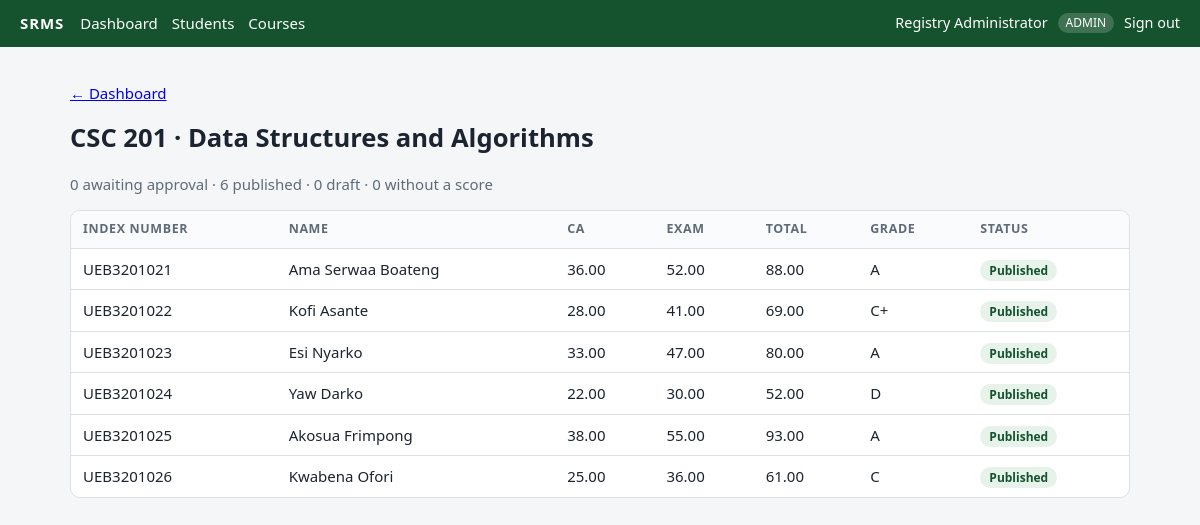
/index.php?r=admin/review&course=1 (signed in), run on the app's committed database.
### tables this page shows
CREATE TABLE courses (
    id            INT UNSIGNED AUTO_INCREMENT PRIMARY KEY,
    code          VARCHAR(15)  NOT NULL UNIQUE,
    title         VARCHAR(150) NOT NULL,
    credit_hours  TINYINT      NOT NULL,
    semester      TINYINT      NOT NULL,
    academic_year VARCHAR(9)   NOT NULL,
    lecturer_id   INT UNSIGNED NULL,
    CONSTRAINT fk_courses_lecturer FOREIGN KEY (lecturer_id) REFERENCES users(id) ON DELETE SET NULL
);

CREATE TABLE enrollments (
    id         INT UNSIGNED AUTO_INCREMENT PRIMARY KEY,
    student_id INT UNSIGNED NOT NULL,
    course_id  INT UNSIGNED NOT NULL,
    UNIQUE KEY uq_enrollment (student_id, course_id),
    CONSTRAINT fk_enr_student FOREIGN KEY (student_id) REFERENCES students(id) ON DELETE CASCADE,
    CONSTRAINT fk_enr_course  FOREIGN KEY (course_id)  REFERENCES courses(id)  ON DELETE CASCADE
);

CREATE TABLE students (
    id           INT UNSIGNED AUTO_INCREMENT PRIMARY KEY,
    user_id      INT UNSIGNED NOT NULL UNIQUE,
    index_number VARCHAR(20)  NOT NULL UNIQUE,
    programme    VARCHAR(100) NOT NULL,
    level        SMALLINT     NOT NULL,
    CONSTRAINT fk_students_user FOREIGN KEY (user_id) REFERENCES users(id) ON DELETE CASCADE
);

CREATE TABLE users (
    id            INT UNSIGNED AUTO_INCREMENT PRIMARY KEY,
    username      VARCHAR(50)  NOT NULL UNIQUE,
    password_hash VARCHAR(255) NOT NULL,
    full_name     VARCHAR(100) NOT NULL,
    role          ENUM('admin','lecturer','student') NOT NULL,
    created_at    DATETIME NOT NULL
);

CREATE TABLE results (
    id            INT UNSIGNED AUTO_INCREMENT PRIMARY KEY,
    enrollment_id INT UNSIGNED NOT NULL UNIQUE,
    ca_score      DECIMAL(5,2) NOT NULL,
    exam_score    DECIMAL(5,2) NOT NULL,
    total         DECIMAL(5,2) NOT NULL,
    grade         VARCHAR(2)   NOT NULL,
    grade_point   DECIMAL(3,1) NOT NULL,
    status        ENUM('draft','submitted','published') NOT NULL DEFAULT 'draft',
    updated_by    INT UNSIGNED NULL,
    updated_at    DATETIME NOT NULL,
    CONSTRAINT fk_res_enrollment FOREIGN KEY (enrollment_id) REFERENCES enrollments(id) ON DELETE CASCADE,
    CONSTRAINT fk_res_user FOREIGN KEY (updated_by) REFERENCES users(id) ON DELETE SET NULL,
    CONSTRAINT chk_ca   CHECK (ca_score BETWEEN 0 AND 40),
    CONSTRAINT chk_exam CHECK (exam_score BETWEEN 0 AND 60)
);

### src/Core/Controller.php (called while the page is built, shortened)
<?php
abstract class Controller
{
    protected function render(string $view, array $data = []): void
    {
        extract($data, EXTR_SKIP);
        require __DIR__ . '/../../views/' . $view . '.php';
        require __DIR__ . '/../../views/layout.php';
    }
}

### src/Controllers/AdminController.php (called while the page is built, shortened)
<?php
final class AdminController extends Controller
{
    public function review(): void
    {
        $courseId = (int) ($_GET['course'] ?? $_POST['course_id'] ?? 0);
        $course = (new CourseRepository())->find($courseId);
        $this->render('admin/review', [
            'title' => 'Review ' . $course['code'],
            'course' => $course,
            'rows' => (new EnrollmentRepository())->forCourse($courseId),
            'summary' => (new ResultRepository())->statusSummary($courseId),
        ]);
    }
}

### src/Core/Router.php (called while the page is built, shortened)
<?php
final class Router
{
    private array $routes = [];
    public function add(string $route, string $controller, string $method, ?string $role = null): void
    {
        $this->routes[$route] = [$controller, $method, $role];
    }
    public function dispatch(string $route): void
    {
        [$controller, $method, $role] = $this->routes[$route];
        (new $controller())->$method();
    }
}

### public/index.php (called while the page is built, shortened)
<?php
require __DIR__ . '/../src/bootstrap.php';
$router = new Router();
$router->add('auth/login', AuthController::class, 'login');
$router->add('auth/logout', AuthController::class, 'logout');
$router->add('admin/dashboard', AdminController::class, 'dashboard', 'admin');
$router->add('admin/students', AdminController::class, 'students', 'admin');
$router->add('admin/courses', AdminController::class, 'courses', 'admin');
$router->add('admin/review', AdminController::class, 'review', 'admin');
$router->add('lecturer/courses', LecturerController::class, 'courses', 'lecturer');
$router->add('lecturer/scores', LecturerController::class, 'scores', 'lecturer');
$router->add('student/results', StudentController::class, 'results', 'student');
try {
    $router->dispatch((string) ($_GET['r'] ?? 'auth/login'));
} catch (PDOException $e) {
    http_response_code(500);
    error_log($e->getMessage());
    echo 'The database is not available. Check config/config.php and that MySQL is running.';
}

### src/bootstrap.php (called while the page is built, shortened)
<?php
spl_autoload_register(function (string $class): void {
    $prefix = 'App\\';
    $file = __DIR__ . '/' . str_replace('\\', '/', substr($class, strlen($prefix))) . '.php';
});
function e($value): string
{
    return htmlspecialchars((string) $value, ENT_QUOTES, 'UTF-8');
}

### src/Core/Database.php (called while the page is built, shortened)
<?php
final class Database
{
    private static ?PDO $pdo = null;
    public static function connection(): PDO
    {
        if (self::$pdo === null) {
            self::$pdo = self::create(config('db'));
        }
        return self::$pdo;
    }
    public static function create(array $db): PDO
    {
        if ($db['driver'] === 'sqlite') {
            $pdo = new PDO('sqlite:' . $db['sqlite_path']);
            $pdo->exec('PRAGMA foreign_keys = ON');
        } else {
            $dsn = sprintf('mysql:host=%s;port=%s;dbname=%s;charset=utf8mb4', $db['host'], $db['port'], $db['database']);
            $pdo = new PDO($dsn, $db['username'], $db['password']);
        }
        $pdo->setAttribute(PDO::ATTR_ERRMODE, PDO::ERRMODE_EXCEPTION);
        $pdo->setAttribute(PDO::ATTR_DEFAULT_FETCH_MODE, PDO::FETCH_ASSOC);
        return $pdo;
    }
}

### src/Models/Repository.php (called while the page is built, shortened)
<?php
abstract class Repository
{
    protected PDO $db;
    public function __construct(?PDO $db = null)
    {
        $this->db = $db ?? Database::connection();
    }
    protected function one(string $sql, array $params = []): ?array
    {
        $stmt = $this->db->prepare($sql);
        $stmt->execute($params);
        $row = $stmt->fetch();
        return $row === false ? null : $row;
    }
    protected function all(string $sql, array $params = []): array
    {
        $stmt = $this->db->prepare($sql);
        $stmt->execute($params);
        return $stmt->fetchAll();
    }
}

### src/Models/CourseRepository.php (called while the page is built, shortened)
<?php
final class CourseRepository extends Repository
{
    public function find(int $id): ?array
    {
        return $this->one('SELECT * FROM courses WHERE id = ?', [$id]);
    }
}

### src/Models/ResultRepository.php (called while the page is built, shortened)
<?php
final class ResultRepository extends Repository
{
    public function statusSummary(int $courseId): array
    {
        $rows = $this->all(
            "SELECT COALESCE(r.status, 'missing') AS status, COUNT(*) AS n
             FROM enrollments e LEFT JOIN results r ON r.enrollment_id = e.id
             WHERE e.course_id = ? GROUP BY COALESCE(r.status, 'missing')",
            [$courseId]
        );
        $summary = ['missing' => 0, 'draft' => 0, 'submitted' => 0, 'published' => 0];
        foreach ($rows as $row) {
            $summary[$row['status']] = (int) $row['n'];
        }
        return $summary;
    }
}

### src/Models/EnrollmentRepository.php (called while the page is built, shortened)
<?php
final class EnrollmentRepository extends Repository
{
    public function forCourse(int $courseId): array
    {
        return $this->all(
            'SELECT e.id AS enrollment_id, s.index_number, u.full_name,
                    r.ca_score, r.exam_score, r.total, r.grade, r.grade_point, r.status
             FROM enrollments e
             JOIN students s ON s.id = e.student_id
             JOIN users u ON u.id = s.user_id
             LEFT JOIN results r ON r.enrollment_id = e.id
             WHERE e.course_id = ?
             ORDER BY s.index_number',
            [$courseId]
        );
    }
}

### views/admin/review.php (the view, shortened to what this page needs)
<p><a href="index.php?r=admin/dashboard">← Dashboard</a></p>
<h1><?= e($course['code'] . ' · ' . $course['title']) ?></h1>
<p class="muted">
  <?= $summary['submitted'] ?> awaiting approval · <?= $summary['published'] ?> published ·
  <?= $summary['draft'] ?> draft · <?= $summary['missing'] ?> without a score
</p>
<div class="table-wrap"><table>
  <thead><tr><th>Index number</th><th>Name</th><th>CA</th><th>Exam</th><th>Total</th><th>Grade</th><th>Status</th></tr></thead>
  <tbody>
  <?php foreach ($rows as $r): ?>
    <tr><td><?= e($r['index_number']) ?></td><td><?= e($r['full_name']) ?></td>
      <td><?= e($r['ca_score'] ?? '—') ?></td><td><?= e($r['exam_score'] ?? '—') ?></td><td><?= e($r['total'] ?? '—') ?></td>
      <td><?= e($r['grade'] ?? '—') ?></td><td><span class="pill <?= e($r['status'] ?? 'missing') ?>"><?= e($r['status'] ?? 'no score') ?></span></td></tr>
  <?php endforeach; ?>
  </tbody>
</table></div>

### public/style.css (style rules this page uses)
:root { --bg:#f4f6f8;--card:#fff;--ink:#1b2430;--muted:#5f6b78;--line:#dbe1e7;--brand:#14532d;--brand-2:#e6f2ea; --amber:#8a5a00;--amber-bg:#fdf1d8;--blue:#1d4ed8;--blue-bg:#e3ebfd;--red:#b42318;--red-bg:#fde7e5 }
* { box-sizing:border-box }
body { margin:0;background:var(--bg);color:var(--ink);font:15px/1.5 "Segoe UI",system-ui,sans-serif }
h1 { font-size:1.6rem;margin:.2em 0 .6em }
.muted { color:var(--muted);font-weight:400 }
.table-wrap { overflow-x:auto;background:var(--card);border:1px solid var(--line);border-radius:10px }
table { border-collapse:collapse;width:100% }
th,td { padding:9px 12px;text-align:left;border-bottom:1px solid var(--line);white-space:nowrap }
th { font-size:.78rem;text-transform:uppercase;letter-spacing:.05em;color:var(--muted);background:#fafbfc }
tr:last-child td { border-bottom:0 }
.pill { font-size:.75rem;font-weight:600;padding:2px 9px;border-radius:99px;text-transform:capitalize }
.pill.published { background:var(--brand-2);color:var(--brand) }

### data on the page
courses: code+title "CSC 201 · Data Structures and Algorithms"
enrollments: student.index_number "UEB3201021", users.full_name "Ama Serwaa Boateng", results.ca_score "36.00", results.exam_score "52.00", results.total "88.00", results.grade "A", results.status "Published"
enrollments: student.index_number "UEB3201022", users.full_name "Kofi Asante", results.ca_score "28.00", results.exam_score "41.00", results.total "69.00", results.grade "C+", results.status "Published"
enrollments: student.index_number "UEB3201023", users.full_name "Esi Nyarko", results.ca_score "33.00", results.exam_score "47.00", results.total "80.00", results.grade "A", results.status "Published"
enrollments: student.index_number "UEB3201024", users.full_name "Yaw Darko", results.ca_score "22.00", results.exam_score "30.00", results.total "52.00", results.grade "D", results.status "Published"
enrollments: student.index_number "UEB3201025", users.full_name "Akosua Frimpong", results.ca_score "38.00", results.exam_score "55.00", results.total "93.00", results.grade "A", results.status "Published"
enrollments: student.index_number "UEB3201026", users.full_name "Kwabena Ofori", results.ca_score "25.00", results.exam_score "36.00", results.total "61.00", results.grade "C", results.status "Published"

### other printed values
$user['full_name'] "Registry Administrator"
$user['role'] "ADMIN"
$summary['submitted'] "0"
$summary['published'] "6"
$summary['draft'] "0"
$summary['missing'] "0"
